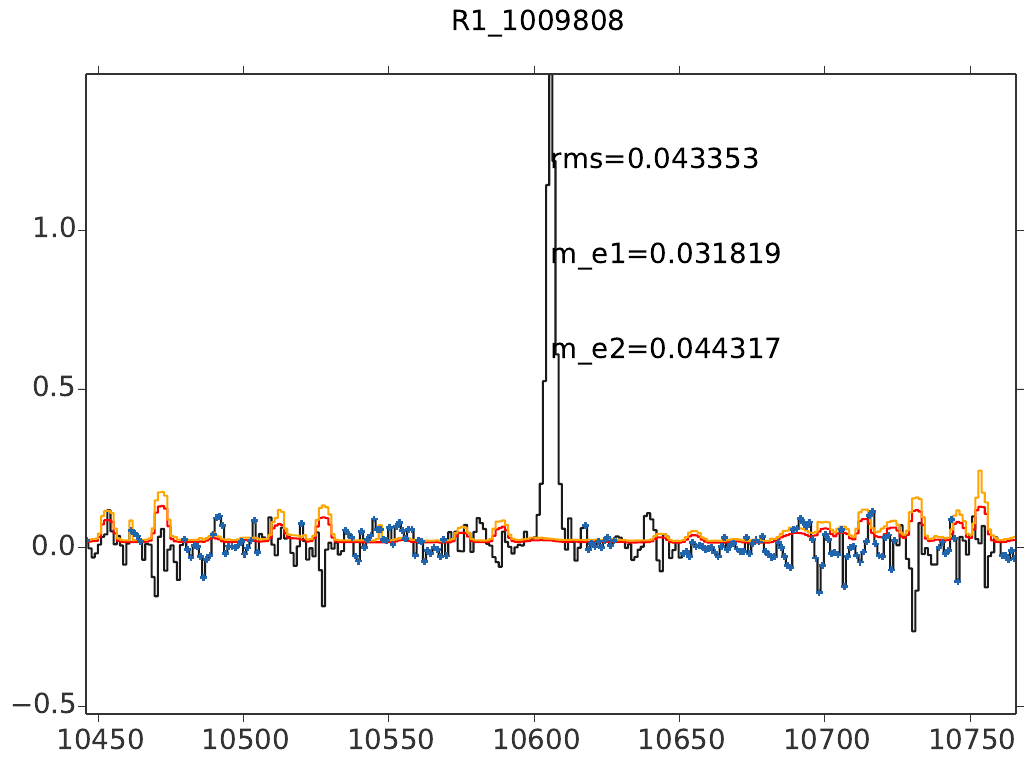

Here is the Python script that generated this plot:
import numpy as np
from matplotlib.backends.backend_pdf import PdfPages
fig_pdf = PdfPages('error_check.pdf')
import matplotlib.pylab as plt

flist = ['mosR1v4_Y_R1_1009808_2014dec29_1dspec.dat',\
		'mosR1v4_Y_R1_1015084_2014dec29_1dspec.dat',\
		'mosR1v4_Y_R2_1015516_2014dec29_1dspec.dat',\
		'mosR2v4_Y_R2_1015516_2014dec29_1dspec.dat',\
		'mosR2v4_Y_R2_1015516_2014dec30_1dspec.dat',\
		'mosR3v4_Y_R2_1015516_2014dec30_1dspec.dat',\
		'mosR2v4_Y_R2_1010583_2014dec29_1dspec.dat',\
		'mosR2v4_Y_R2_1010583_2014dec30_1dspec.dat',\
		'mosR2v4_Y_R2_1010994_2014dec29_1dspec.dat',\
		'mosR2v4_Y_R2_1010994_2014dec30_1dspec.dat',\
#		'mosR2v4_Y_R2_1013478_2014dec29_1dspec.dat',\
#		'mosR2v4_Y_R2_1013478_2014dec30_1dspec.dat',\
		'mosR3v4_Y_R3_772773_2014dec30_1dspec.dat',\
		'mosR3v4_Y_R3_775548_2014dec30_1dspec.dat']
redshift = [0.616,0.678,0.679,0.679,0.679,0.679,0.639,0.639,0.634,0.634,0.616,0.670]

data_skyline = np.loadtxt('../oh_lines_Y.txt',dtype=float)
w_skyline = data_skyline[:,0]

rms_all = []
m_e1_all = []
m_e2_all = []

for i in range(len(flist)):
	spectrum = np.loadtxt(flist[i],dtype=float)
	lambda_spec = np.array(spectrum[:,0])
	flux_spec = np.array(spectrum[:,1])
	fluxErr_spec = np.array(spectrum[:,2])
	flux_spec2 = np.array(spectrum[:,3])
	fluxErr_spec2 = np.array(spectrum[:,4])

	Ha_obs = 6563*(1.+redshift[i])
	lambda_min = Ha_obs - 160
	lambda_max = Ha_obs + 160
	sub_continuum = (lambda_spec > lambda_min) & \
						(lambda_spec < lambda_max)
	lambda_continuum = list(lambda_spec[sub_continuum])
	flux_continuum = list(flux_spec[sub_continuum])
	fluxErr_continuum = list(fluxErr_spec[sub_continuum])
	fluxErr_continuum2 = list(fluxErr_spec2[sub_continuum])
	for j in range(len(w_skyline)):
		sub_near_skyline = abs(np.array(lambda_continuum)-w_skyline[j]) < 7
		if sum(sub_near_skyline) > 0:	
			lambda_near_skyline = np.array(lambda_continuum)[sub_near_skyline]
			for k in range(len(lambda_near_skyline)):
				sub_index = lambda_continuum.index(lambda_near_skyline[k])
				lambda_continuum.pop(sub_index)
				flux_continuum.pop(sub_index)
				fluxErr_continuum.pop(sub_index)
				fluxErr_continuum2.pop(sub_index)

	lambda_continuum = np.array(lambda_continuum)
	flux_continuum = np.array(flux_continuum)
	fluxErr_continuum = np.array(fluxErr_continuum)
	fluxErr_continuum2 = np.array(fluxErr_continuum2)
	sub_no_emission = (abs(lambda_continuum/(1+redshift[i])-6563) > 7) & \
							(abs(lambda_continuum/(1+redshift[i])-6548) > 7) & \
							(abs(lambda_continuum/(1+redshift[i])-6584) > 7) & \
							(abs(lambda_continuum/(1+redshift[i])-6717) > 7) & \
							(abs(lambda_continuum/(1+redshift[i])-6731) > 7)
	lambda_continuum = lambda_continuum[sub_no_emission]
	flux_continuum = flux_continuum[sub_no_emission]
	fluxErr_continuum = fluxErr_continuum[sub_no_emission]
	fluxErr_continuum2 = fluxErr_continuum2[sub_no_emission]
	mean_continuum = np.mean(flux_continuum)

	plt.clf()
	plt.plot(lambda_spec,flux_spec,drawstyle='steps-mid')
	plt.plot(lambda_spec,fluxErr_spec,drawstyle='steps-mid',color='red')
	plt.plot(lambda_spec,fluxErr_spec2,drawstyle='steps-mid',color='orange')
	plt.plot(lambda_continuum,flux_continuum,marker='+',ms=5,mew=2,\
				linestyle='none')
	plt.suptitle(flist[i][10:20])	

	rms = (np.sqrt(np.mean(flux_continuum**2.)))
	m_e1 = (np.sqrt(np.mean(fluxErr_continuum**2.)))
	m_e2 = (np.sqrt(np.mean(fluxErr_continuum2**2.)))
	rms_all.append(rms)
	m_e1_all.append(m_e1)
	m_e2_all.append(m_e2)
	sub_yp = abs(lambda_spec-Ha_obs) < 5
	yp = max(flux_spec[sub_yp])
	plt.text(Ha_obs,yp*0.8,'rms=%f'%rms,clip_on=True)
	plt.text(Ha_obs,yp*0.6,'m_e1=%f'%m_e1,clip_on=True)
	plt.text(Ha_obs,yp*0.4,'m_e2=%f'%m_e2,clip_on=True)
	plt.xlim(lambda_min,lambda_max)
	plt.ylim(min(flux_spec),yp)
	fig_pdf.savefig()

plt.clf()
xx = range(len(flist))
plt.plot(xx,rms_all,marker='o',label='rms')
plt.plot(xx,m_e1_all,marker='d',color='red',label='m_e1')
plt.plot(xx,m_e2_all,marker='^',color='orange',label='m_e2')
plt.xlim(-1,12)
plt.ylim(0,0.06)
plt.legend(loc=4,ncol=1,fontsize=20,numpoints=1)
fig_pdf.savefig()

fig_pdf.close()


